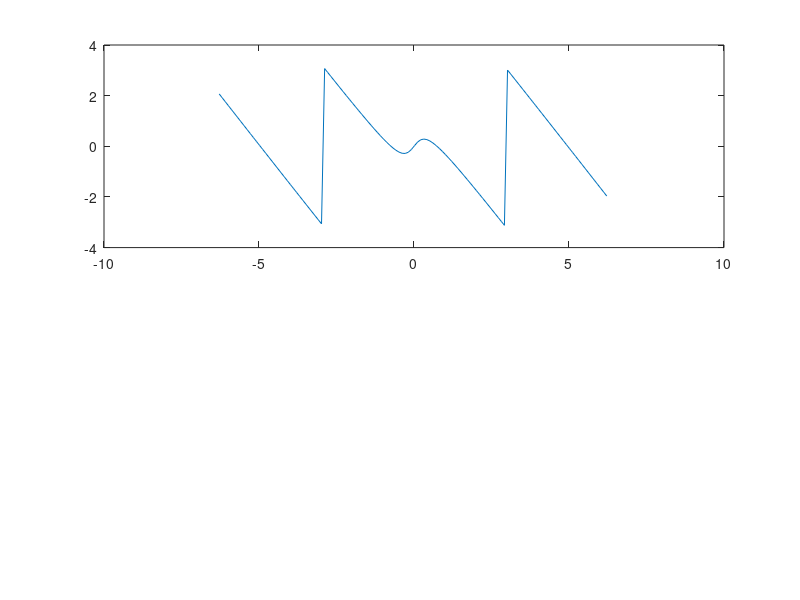

Reproduce this figure in MATLAB.
%theta=-pi*f*t+atan(2*pi*f*t);
%h=t*sqrt(1+4*pi*f^2*t^2)*((sin(pi*f*t)/(pi*f*t))^2)*exp(j*theta);

t=.5;
f=[-2*pi:0.1:2*pi];
theta=-pi*f*t+atan(2*pi*f*t);
h3=exp(j*theta);
h2=(sin(pi*f*t)./(pi*f*t)).^2;
h1=sqrt(1+4*pi*f.^2*t.^2);
h=t.*h1.*h2.*h3;
a=abs(h);
b=angle(h);
subplot(211);
plot(f,a)
plot(f,b)
a=a';
b=b';
save fohfreq.data a /ascii
save fohphase.data b /ascii
